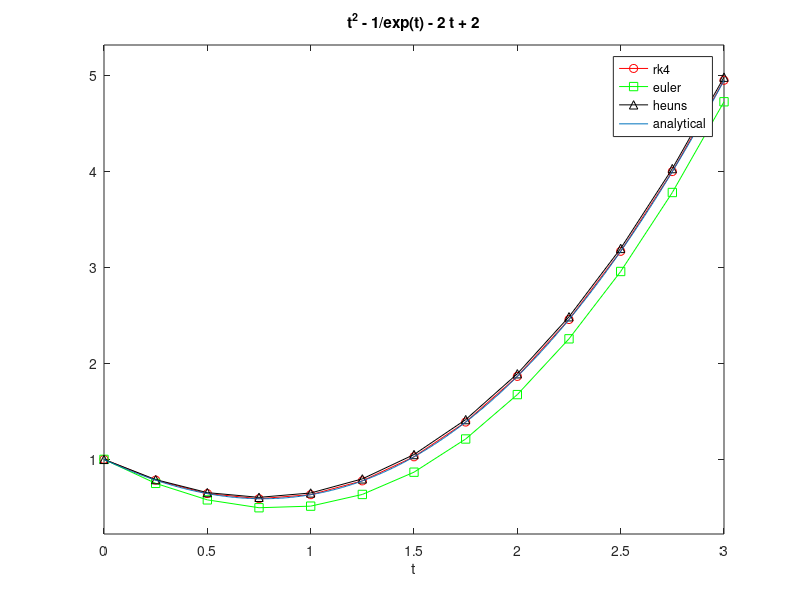

MATLAB code to generate this figure:
% chapra 20_3
function chapra_20_3
f=@func;
t=0:0.25:3;
y0=1;
% runge kutta
y=rk4(f,t,y0);
plot(t,y,'-ro');
hold on;
%euler
y=euler(f,t,y0);
plot(t,y,'-gs');
hold on;
%heuns
y=heuns(f,t,y0);
plot(t,y,'-k^');
hold on;
% analytical
ezplot('t^2 - 1/exp(t) - 2*t + 2',[0,3]);
legend('rk4','euler','heuns','analytical');
hold off;
return

function [y] = euler(f,x,y0)
n=length(x);
y(1)=y0;
for i=1:n-1
    dx=x(i+1)-x(i);
    y(i+1)=y(i)+feval(f,x(i),y(i))*dx;
end
return

function [y] = rk4(f,x,y0)
n=length(x);
y(1)=y0;
for i=1:n-1
    dx=x(i+1)-x(i);
    k1=feval(f,x(i),y(i));
    k2=feval(f,x(i)+0.5*dx,y(i)+0.5*k1*dx);
    k3=feval(f,x(i)+0.5*dx,y(i)+0.5*k2*dx);
    k4=feval(f,x(i)+dx,y(i)+k3*dx);
    y(i+1)=y(i)+dx*(k1+2*k2+2*k3+k4)/6;
end
return

function [y] = ralston(f,x,y0)
n=length(x);
y(1)=y0;
for i=1:n-1
    dx=x(i+1)-x(i);
    k1=feval(f,x(i),y(i));
    k2=feval(f,x(i)+0.75*dx,y(i)+0.75*k1*dx);
    y(i+1)=y(i)+dx*(k1+2*k2)/3;
end
return

function [y] = heuns(f,x,y0)
n=length(x);
y(1)=y0;
for i=1:n-1
    dx=x(i+1)-x(i);
    % predictor
    ftemp=feval(f,x(i),y(i));
    ytemp=y(i)+ftemp*dx;
    % corrector
    y(i+1)=y(i)+(ftemp+feval(f,x(i+1),ytemp))*dx/2;
end
return

function [y] = mid_point(f,x,y0)
n=length(x);
y(1)=y0;
for i=1:n-1
    dx=x(i+1)-x(i);
    % predictor
    ftemp=feval(f,x(i),y(i));
    ytemp=y(i)+ftemp*dx/2;
    % corrector
    y(i+1)=y(i)+feval(f,x(i)+dx/2,ytemp)*dx;
end
return

function [dydt] = func(t,y)
dydt=-y+t^2;
return
